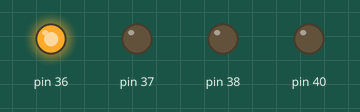
Simulated run of this program. Board: Raspberry Pi (header pin numbers). Shown: output pins drawn as LEDs (lit = HIGH). At 8.6 s the program stops and its outputs stay as they are.

Above: at 0.1 s.
At 1.1 s:
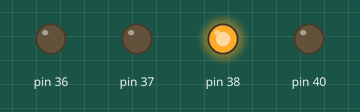
At 2.1 s:
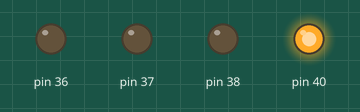
At 3.1 s:
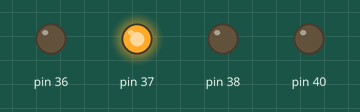
At 8.7 s:
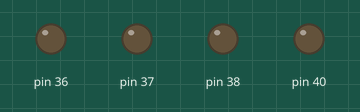
Timing chart, 0 to 10.1 s (numbered marks = the images above):
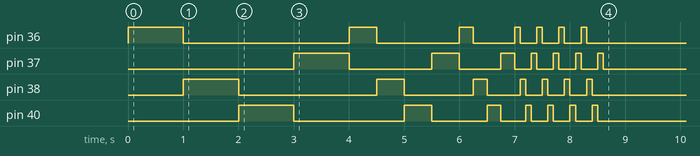

The program:

led.py
```python
import RPi.GPIO as GPIO
import time

GPIO.setmode(GPIO.BOARD)
GPIO.setup(36, GPIO.OUT, initial=GPIO.LOW)
GPIO.setup(38, GPIO.OUT, initial=GPIO.LOW)
GPIO.setup(37, GPIO.OUT, initial=GPIO.LOW)
GPIO.setup(40, GPIO.OUT, initial=GPIO.LOW)

def cycle(cycle_time=1):
    GPIO.output(36, GPIO.HIGH)
    time.sleep(cycle_time)
    GPIO.output(36, GPIO.LOW)
    GPIO.output(38, GPIO.HIGH)
    time.sleep(cycle_time)
    GPIO.output(38, GPIO.LOW)
    GPIO.output(40, GPIO.HIGH)
    time.sleep(cycle_time)
    GPIO.output(40, GPIO.LOW)
    GPIO.output(37, GPIO.HIGH)
    time.sleep(cycle_time)
    GPIO.output(37, GPIO.LOW)

def close():
    GPIO.cleanup([36,38,40,37])

if __name__=="__main__":
    cycle()
    cycle(cycle_time=0.5)
    cycle(cycle_time=0.25)
    cycle(cycle_time=0.1)
    cycle(cycle_time=0.1)
    cycle(cycle_time=0.1)
    cycle(cycle_time=0.1)
    close()
```

Measured:
- by itself, pin 36: LOW → HIGH at 0.00 s, → LOW 1.0 s later, → HIGH 3.0 s later, → LOW 0.50 s later, … (14 changes in this stretch)
- by itself, pin 37: goes HIGH 1.0 s, LOW 1.5 s, HIGH 0.50 s, LOW 0.75 s, HIGH 0.25 s, 4 × (LOW 0.30 s, HIGH 0.10 s), then LOW
- by itself, pin 38: LOW → HIGH at 1.0 s, → LOW 1.0 s later, → HIGH 2.5 s later, → LOW 0.50 s later, … (14 changes in this stretch)
- by itself, pin 40: LOW → HIGH at 2.0 s, → LOW 1.0 s later, → HIGH 2.0 s later, → LOW 0.50 s later, … (14 changes in this stretch)
